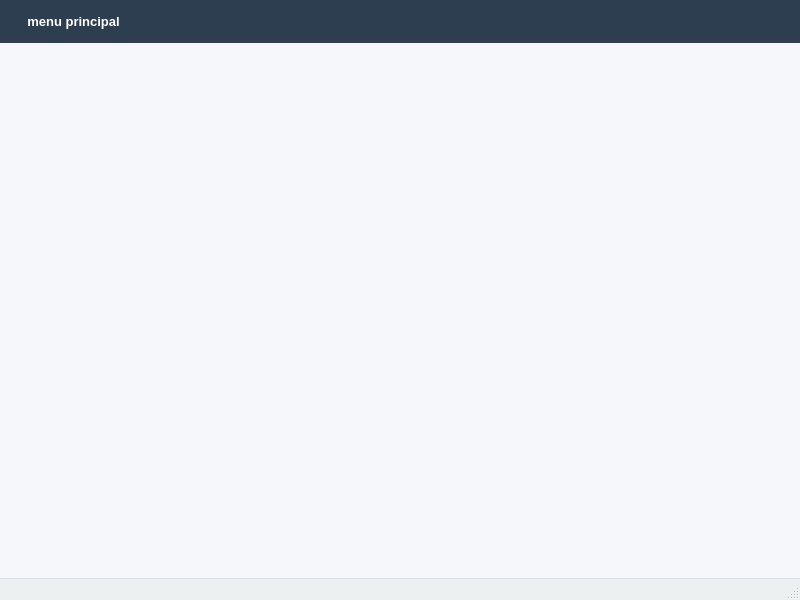
<?xml version="1.0" encoding="UTF-8"?>
<ui version="4.0">
 <class>MainWindow</class>
 <widget class="QMainWindow" name="MainWindow">
  <property name="geometry">
   <rect>
    <x>0</x>
    <y>0</y>
    <width>800</width>
    <height>600</height>
   </rect>
  </property>
  <property name="windowTitle">
   <string>MainWindow</string>
  </property>
  <property name="styleSheet">
   <string notr="true">/* ====== MAIN WINDOW ====== */
QMainWindow {
    background-color: #f5f7fa;
}

/* ====== MENUBAR ====== */
QMenuBar {
    background-color: #2c3e50;
    color: white;
    border: none;
    padding: 4px;
    font-size: 10pt;
    font-weight: bold;
}

QMenuBar::item {
    background: transparent;
    padding: 8px 15px;
    margin: 2px;
    border-radius: 4px;
}

QMenuBar::item:selected {
    background-color: #34495e;
}

QMenuBar::item:pressed {
    background-color: #1abc9c;
}

/* ====== MENUS DESPLEGABLES ====== */
QMenu {
    background-color: white;
    border: 1px solid #dcdfe3;
    padding: 5px;
}

QMenu::item {
    padding: 8px 30px 8px 25px;
    color: #2c3e50;
    border-radius: 3px;
}

QMenu::item:selected {
    background-color: #3498db;
    color: white;
}

QMenu::separator {
    height: 1px;
    background: #dcdfe3;
    margin: 5px 10px;
}

/* ====== STATUS BAR ====== */
QStatusBar {
    background-color: #ecf0f1;
    color: #34495e;
    border-top: 1px solid #dcdfe3;
    padding-left: 8px;
}

/* ====== BOTONES ====== */
QPushButton {
    background-color: #3498db;
    color: white;
    border: none;
    border-radius: 5px;
    padding: 8px 15px;
    font-weight: bold;
}

QPushButton:hover {
    background-color: #2980b9;
}

QPushButton:pressed {
    background-color: #21618c;
}

QPushButton:disabled {
    background-color: #bdc3c7;
    color: #7f8c8d;
}

/* ====== CAMPOS DE TEXTO ====== */
QLineEdit,
QTextEdit,
QPlainTextEdit {
    background-color: white;
    border: 1px solid #bdc3c7;
    border-radius: 5px;
    padding: 5px;
    color: #2c3e50;
}

QLineEdit:focus,
QTextEdit:focus,
QPlainTextEdit:focus {
    border: 2px solid #3498db;
}

/* ====== TABLAS ====== */
QTableWidget,
QTableView {
    background-color: white;
    alternate-background-color: #f8f9fa;
    border: 1px solid #dcdfe3;
    gridline-color: #dcdfe3;
    selection-background-color: #3498db;
    selection-color: white;
}

QHeaderView::section {
    background-color: #34495e;
    color: white;
    padding: 6px;
    border: none;
    font-weight: bold;
}

/* ====== COMBOBOX ====== */
QComboBox {
    background-color: white;
    border: 1px solid #bdc3c7;
    border-radius: 5px;
    padding: 5px;
}

QComboBox:hover {
    border: 1px solid #3498db;
}

/* ====== GROUPBOX ====== */
QGroupBox {
    border: 1px solid #dcdfe3;
    border-radius: 6px;
    margin-top: 10px;
    font-weight: bold;
    color: #2c3e50;
}

QGroupBox::title {
    subcontrol-origin: margin;
    left: 10px;
    padding: 0 5px;
}

/* ====== SCROLLBAR ====== */
QScrollBar:vertical {
    background: #ecf0f1;
    width: 12px;
    border-radius: 5px;
}

QScrollBar::handle:vertical {
    background: #95a5a6;
    border-radius: 5px;
}

QScrollBar::handle:vertical:hover {
    background: #7f8c8d;
}
</string>
  </property>
  <widget class="QWidget" name="centralwidget"/>
  <widget class="QMenuBar" name="menubar">
   <property name="geometry">
    <rect>
     <x>0</x>
     <y>0</y>
     <width>800</width>
     <height>52</height>
    </rect>
   </property>
   <widget class="QMenu" name="menumenu_principal">
    <property name="title">
     <string>menu principal</string>
    </property>
    <addaction name="actioninsertar_al_inicio"/>
    <addaction name="actioninsertar_al_final"/>
    <addaction name="actionbuscar"/>
    <addaction name="actionimprimir"/>
    <addaction name="actionsalir"/>
   </widget>
   <addaction name="menumenu_principal"/>
  </widget>
  <widget class="QStatusBar" name="statusbar"/>
  <action name="actioninsertar_al_inicio">
   <property name="text">
    <string>insertar al inicio</string>
   </property>
  </action>
  <action name="actioninsertar_al_final">
   <property name="text">
    <string>insertar al final</string>
   </property>
  </action>
  <action name="actionbuscar">
   <property name="text">
    <string>buscar</string>
   </property>
  </action>
  <action name="actionimprimir">
   <property name="text">
    <string>imprimir</string>
   </property>
  </action>
  <action name="actionsalir">
   <property name="text">
    <string>salir</string>
   </property>
  </action>
 </widget>
 <resources/>
 <connections/>
</ui>
